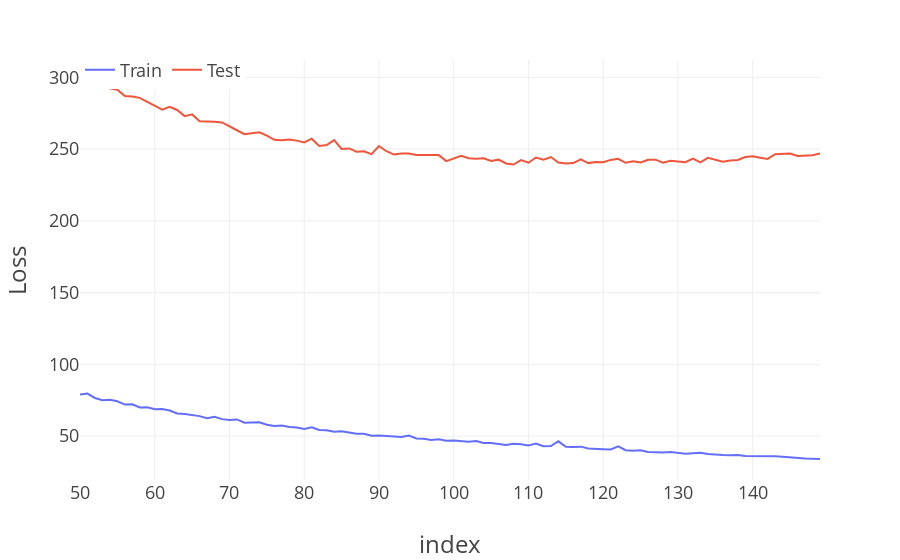

Here is the notebook cell this chart was saved with:
### Code cell
df_loss = pd.DataFrame({"Train":train_losses, "Test":test_losses}, index=list(range(len(train_losses))))
fig = px.line(df_loss[50:], labels=dict(Epoch="Epoch", value="Loss"))
fig.update_layout(
  template=plot_template, legend=dict(orientation='h', y=1.02, title_text="")
    )
fig.show()
